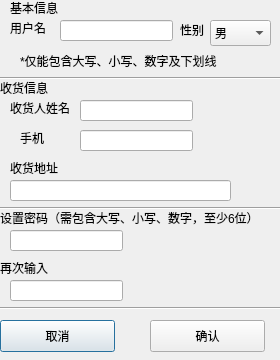
<?xml version="1.0" encoding="UTF-8"?>
<ui version="4.0">
 <class>CustomerRegister</class>
 <widget class="QDialog" name="CustomerRegister">
  <property name="geometry">
   <rect>
    <x>0</x>
    <y>0</y>
    <width>280</width>
    <height>360</height>
   </rect>
  </property>
  <property name="windowTitle">
   <string>Dialog</string>
  </property>
  <widget class="QLabel" name="label">
   <property name="geometry">
    <rect>
     <x>10</x>
     <y>0</y>
     <width>59</width>
     <height>16</height>
    </rect>
   </property>
   <property name="text">
    <string>基本信息</string>
   </property>
  </widget>
  <widget class="QLabel" name="label_2">
   <property name="geometry">
    <rect>
     <x>10</x>
     <y>20</y>
     <width>59</width>
     <height>16</height>
    </rect>
   </property>
   <property name="text">
    <string>用户名</string>
   </property>
  </widget>
  <widget class="QLabel" name="label_3">
   <property name="geometry">
    <rect>
     <x>180</x>
     <y>20</y>
     <width>51</width>
     <height>20</height>
    </rect>
   </property>
   <property name="text">
    <string>性别 </string>
   </property>
  </widget>
  <widget class="Line" name="line">
   <property name="geometry">
    <rect>
     <x>0</x>
     <y>70</y>
     <width>281</width>
     <height>16</height>
    </rect>
   </property>
   <property name="orientation">
    <enum>Qt::Horizontal</enum>
   </property>
  </widget>
  <widget class="QLabel" name="label_4">
   <property name="geometry">
    <rect>
     <x>0</x>
     <y>80</y>
     <width>59</width>
     <height>16</height>
    </rect>
   </property>
   <property name="text">
    <string>收货信息</string>
   </property>
  </widget>
  <widget class="QLabel" name="label_5">
   <property name="geometry">
    <rect>
     <x>10</x>
     <y>100</y>
     <width>71</width>
     <height>16</height>
    </rect>
   </property>
   <property name="text">
    <string>收货人姓名</string>
   </property>
  </widget>
  <widget class="QLabel" name="label_6">
   <property name="geometry">
    <rect>
     <x>20</x>
     <y>130</y>
     <width>59</width>
     <height>16</height>
    </rect>
   </property>
   <property name="text">
    <string>手机</string>
   </property>
  </widget>
  <widget class="QLabel" name="label_7">
   <property name="geometry">
    <rect>
     <x>10</x>
     <y>160</y>
     <width>59</width>
     <height>16</height>
    </rect>
   </property>
   <property name="text">
    <string>收货地址</string>
   </property>
  </widget>
  <widget class="QComboBox" name="sex">
   <property name="geometry">
    <rect>
     <x>210</x>
     <y>20</y>
     <width>61</width>
     <height>26</height>
    </rect>
   </property>
   <item>
    <property name="text">
     <string>男</string>
    </property>
   </item>
   <item>
    <property name="text">
     <string>女</string>
    </property>
   </item>
  </widget>
  <widget class="QLineEdit" name="username">
   <property name="geometry">
    <rect>
     <x>60</x>
     <y>20</y>
     <width>113</width>
     <height>21</height>
    </rect>
   </property>
  </widget>
  <widget class="QLineEdit" name="name">
   <property name="geometry">
    <rect>
     <x>80</x>
     <y>100</y>
     <width>113</width>
     <height>21</height>
    </rect>
   </property>
  </widget>
  <widget class="QLineEdit" name="phone">
   <property name="geometry">
    <rect>
     <x>80</x>
     <y>130</y>
     <width>113</width>
     <height>21</height>
    </rect>
   </property>
  </widget>
  <widget class="QLineEdit" name="address">
   <property name="geometry">
    <rect>
     <x>10</x>
     <y>180</y>
     <width>221</width>
     <height>21</height>
    </rect>
   </property>
  </widget>
  <widget class="Line" name="line_2">
   <property name="geometry">
    <rect>
     <x>0</x>
     <y>200</y>
     <width>281</width>
     <height>16</height>
    </rect>
   </property>
   <property name="orientation">
    <enum>Qt::Horizontal</enum>
   </property>
  </widget>
  <widget class="QLabel" name="label_8">
   <property name="geometry">
    <rect>
     <x>0</x>
     <y>210</y>
     <width>281</width>
     <height>16</height>
    </rect>
   </property>
   <property name="text">
    <string>设置密码（需包含大写、小写、数字，至少6位）</string>
   </property>
  </widget>
  <widget class="QLineEdit" name="password1">
   <property name="geometry">
    <rect>
     <x>10</x>
     <y>230</y>
     <width>113</width>
     <height>21</height>
    </rect>
   </property>
   <property name="echoMode">
    <enum>QLineEdit::Password</enum>
   </property>
  </widget>
  <widget class="QLabel" name="label_9">
   <property name="geometry">
    <rect>
     <x>0</x>
     <y>260</y>
     <width>59</width>
     <height>16</height>
    </rect>
   </property>
   <property name="text">
    <string>再次输入</string>
   </property>
  </widget>
  <widget class="QLineEdit" name="password2">
   <property name="geometry">
    <rect>
     <x>10</x>
     <y>280</y>
     <width>113</width>
     <height>21</height>
    </rect>
   </property>
   <property name="echoMode">
    <enum>QLineEdit::Password</enum>
   </property>
  </widget>
  <widget class="Line" name="line_3">
   <property name="geometry">
    <rect>
     <x>0</x>
     <y>300</y>
     <width>281</width>
     <height>16</height>
    </rect>
   </property>
   <property name="orientation">
    <enum>Qt::Horizontal</enum>
   </property>
  </widget>
  <widget class="QPushButton" name="cancel">
   <property name="geometry">
    <rect>
     <x>0</x>
     <y>320</y>
     <width>115</width>
     <height>32</height>
    </rect>
   </property>
   <property name="text">
    <string>取消</string>
   </property>
  </widget>
  <widget class="QPushButton" name="confirm">
   <property name="geometry">
    <rect>
     <x>150</x>
     <y>320</y>
     <width>115</width>
     <height>32</height>
    </rect>
   </property>
   <property name="text">
    <string>确认</string>
   </property>
  </widget>
  <widget class="QLabel" name="label_10">
   <property name="geometry">
    <rect>
     <x>20</x>
     <y>40</y>
     <width>231</width>
     <height>41</height>
    </rect>
   </property>
   <property name="text">
    <string>*仅能包含大写、小写、数字及下划线</string>
   </property>
  </widget>
 </widget>
 <resources/>
 <connections/>
</ui>
